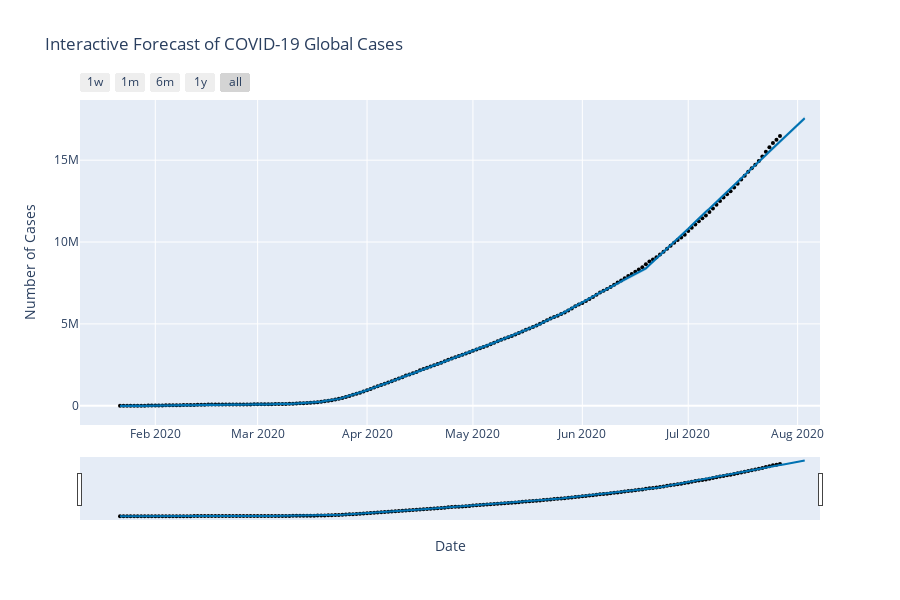

The notebook cell saved with this chart:
### Markdown cell above
### Future Prediction of Covid 19

### Code cell
import matplotlib.pyplot as plt
from prophet.plot import plot_plotly

fig = model.plot(forecast)

ax = fig.gca()  
ax.set_title('COVID-19 Global Case Forecast (Next 7 Days)', fontsize=16)
ax.set_xlabel('Date', fontsize=12)
ax.set_ylabel('Number of Cases', fontsize=12)

plt.grid()
plt.show()

plotly_fig = plot_plotly(model, forecast)
plotly_fig.update_layout(
    title="Interactive Forecast of COVID-19 Global Cases",
    xaxis_title="Date",
    yaxis_title="Number of Cases",
    legend_title="Legend"
)
plotly_fig.show()

### Figure 1 — Plotly figure (JSON) as saved in the notebook; plotly's stock layout.template omitted (floating-point values rounded to 4 significant figures; data arrays with more than 128 entries replaced by an {"elided": "..."} marker saying what was removed)
{"data": [{"marker": {"color": "black", "size": 4}, "mode": "markers", "name": "Actual", "type": "scatter", "x": {"elided": "188 str values"}, "y": {"elided": "188 int values"}}, {"hoverinfo": "skip", "line": {"width": 0}, "mode": "lines", "type": "scatter", "x": {"elided": "195 str values"}, "y": {"elided": "195 float values"}}, {"fill": "tonexty", "fillcolor": "rgba(0, 114, 178, 0.2)", "line": {"color": "#0072B2", "width": 2}, "mode": "lines", "name": "Predicted", "type": "scatter", "x": {"elided": "195 str values"}, "y": {"elided": "195 float values"}}, {"fill": "tonexty", "fillcolor": "rgba(0, 114, 178, 0.2)", "hoverinfo": "skip", "line": {"width": 0}, "mode": "lines", "type": "scatter", "x": {"elided": "195 str values"}, "y": {"elided": "195 float values"}}], "layout": {"height": 600, "legend": {"title": {"text": "Legend"}}, "showlegend": false, "title": {"text": "Interactive Forecast of COVID-19 Global Cases"}, "width": 900, "xaxis": {"rangeselector": {"buttons": [{"count": 7, "label": "1w", "step": "day", "stepmode": "backward"}, {"count": 1, "label": "1m", "step": "month", "stepmode": "backward"}, {"count": 6, "label": "6m", "step": "month", "stepmode": "backward"}, {"count": 1, "label": "1y", "step": "year", "stepmode": "backward"}, {"step": "all"}]}, "rangeslider": {"visible": true}, "title": {"text": "Date"}, "type": "date"}, "yaxis": {"title": {"text": "Number of Cases"}}}}
